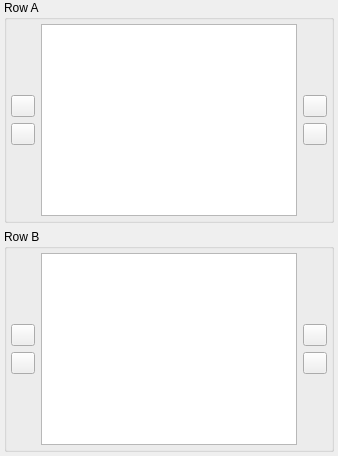
         <widget class="QWidget" name="newQSOAreaPage">
          <layout class="QVBoxLayout" name="verticalLayout_13">
           <property name="leftMargin">
            <number>4</number>
           </property>
           <property name="topMargin">
            <number>0</number>
           </property>
           <property name="rightMargin">
            <number>4</number>
           </property>
           <property name="bottomMargin">
            <number>4</number>
           </property>
           <item>
            <widget class="QGroupBox" name="qsoRowAGroupBox">
             <property name="title">
              <string>Row A</string>
             </property>
             <layout class="QHBoxLayout" name="horizontalLayout_4">
              <property name="leftMargin">
               <number>4</number>
              </property>
              <property name="topMargin">
               <number>4</number>
              </property>
              <property name="rightMargin">
               <number>4</number>
              </property>
              <property name="bottomMargin">
               <number>4</number>
              </property>
              <item>
               <layout class="QVBoxLayout" name="verticalLayout_5">
                <item>
                 <spacer name="verticalSpacer_4">
                  <property name="orientation">
                   <enum>Qt::Vertical</enum>
                  </property>
                  <property name="sizeHint" stdset="0">
                   <size>
                    <width>20</width>
                    <height>40</height>
                   </size>
                  </property>
                 </spacer>
                </item>
                <item>
                 <widget class="QPushButton" name="moveToQSORowAButton">
                  <property name="sizePolicy">
                   <sizepolicy hsizetype="Maximum" vsizetype="Fixed">
                    <horstretch>0</horstretch>
                    <verstretch>0</verstretch>
                   </sizepolicy>
                  </property>
                  <property name="maximumSize">
                   <size>
                    <width>24</width>
                    <height>24</height>
                   </size>
                  </property>
                  <property name="toolTip">
                   <string>Move selected fields from the Available Fields List to the Row A</string>
                  </property>
                  <property name="text">
                   <string notr="true"/>
                  </property>
                  <property name="icon">
                   <iconset resource="../res/icons/icons.qrc">
                    <normaloff>:/icons/baseline-play_arrow-24px.svg</normaloff>:/icons/baseline-play_arrow-24px.svg</iconset>
                  </property>
                 </widget>
                </item>
                <item>
                 <widget class="QPushButton" name="removeFromQSORowAButton">
                  <property name="sizePolicy">
                   <sizepolicy hsizetype="Maximum" vsizetype="Fixed">
                    <horstretch>0</horstretch>
                    <verstretch>0</verstretch>
                   </sizepolicy>
                  </property>
                  <property name="maximumSize">
                   <size>
                    <width>24</width>
                    <height>24</height>
                   </size>
                  </property>
                  <property name="toolTip">
                   <string>Remove selected field from the Row A</string>
                  </property>
                  <property name="text">
                   <string notr="true"/>
                  </property>
                  <property name="icon">
                   <iconset resource="../res/icons/icons.qrc">
                    <normaloff>:/icons/baseline-play_back-24px.svg</normaloff>:/icons/baseline-play_back-24px.svg</iconset>
                  </property>
                 </widget>
                </item>
                <item>
                 <spacer name="verticalSpacer_7">
                  <property name="orientation">
                   <enum>Qt::Vertical</enum>
                  </property>
                  <property name="sizeHint" stdset="0">
                   <size>
                    <width>20</width>
                    <height>40</height>
                   </size>
                  </property>
                 </spacer>
                </item>
               </layout>
              </item>
              <item>
               <widget class="QListView" name="qsoRowAFieldsListView">
                <property name="toolTip">
                 <string>List of fields in the first variable row</string>
                </property>
                <property name="editTriggers">
                 <set>QAbstractItemView::NoEditTriggers</set>
                </property>
                <property name="showDropIndicator" stdset="0">
                 <bool>false</bool>
                </property>
                <property name="verticalScrollMode">
                 <enum>QAbstractItemView::ScrollPerPixel</enum>
                </property>
                <property name="horizontalScrollMode">
                 <enum>QAbstractItemView::ScrollPerPixel</enum>
                </property>
               </widget>
              </item>
              <item>
               <layout class="QVBoxLayout" name="verticalLayout_3">
                <item>
                 <spacer name="verticalSpacer_6">
                  <property name="orientation">
                   <enum>Qt::Vertical</enum>
                  </property>
                  <property name="sizeHint" stdset="0">
                   <size>
                    <width>20</width>
                    <height>40</height>
                   </size>
                  </property>
                 </spacer>
                </item>
                <item>
                 <widget class="QPushButton" name="qsoRowAUpButton">
                  <property name="sizePolicy">
                   <sizepolicy hsizetype="Maximum" vsizetype="Fixed">
                    <horstretch>0</horstretch>
                    <verstretch>0</verstretch>
                   </sizepolicy>
                  </property>
                  <property name="maximumSize">
                   <size>
                    <width>24</width>
                    <height>24</height>
                   </size>
                  </property>
                  <property name="toolTip">
                   <string>Change the order. Move selected field up</string>
                  </property>
                  <property name="text">
                   <string notr="true"/>
                  </property>
                  <property name="icon">
                   <iconset resource="../res/icons/icons.qrc">
                    <normaloff>:/icons/baseline-play_up-24px.svg</normaloff>:/icons/baseline-play_up-24px.svg</iconset>
                  </property>
                 </widget>
                </item>
                <item>
                 <widget class="QPushButton" name="qsoRowADownButton">
                  <property name="sizePolicy">
                   <sizepolicy hsizetype="Maximum" vsizetype="Fixed">
                    <horstretch>0</horstretch>
                    <verstretch>0</verstretch>
                   </sizepolicy>
                  </property>
                  <property name="maximumSize">
                   <size>
                    <width>24</width>
                    <height>24</height>
                   </size>
                  </property>
                  <property name="toolTip">
                   <string>Change the order. Move selected field down</string>
                  </property>
                  <property name="text">
                   <string notr="true"/>
                  </property>
                  <property name="icon">
                   <iconset resource="../res/icons/icons.qrc">
                    <normaloff>:/icons/baseline-play_down-24px.svg</normaloff>:/icons/baseline-play_down-24px.svg</iconset>
                  </property>
                 </widget>
                </item>
                <item>
                 <spacer name="verticalSpacer_5">
                  <property name="orientation">
                   <enum>Qt::Vertical</enum>
                  </property>
                  <property name="sizeHint" stdset="0">
                   <size>
                    <width>20</width>
                    <height>40</height>
                   </size>
                  </property>
                 </spacer>
                </item>
               </layout>
              </item>
             </layout>
            </widget>
           </item>
           <item>
            <widget class="QGroupBox" name="qsoRowBGroupBox">
             <property name="title">
              <string>Row B</string>
             </property>
             <layout class="QHBoxLayout" name="horizontalLayout_5">
              <property name="spacing">
               <number>6</number>
              </property>
              <property name="leftMargin">
               <number>4</number>
              </property>
              <property name="topMargin">
               <number>4</number>
              </property>
              <property name="rightMargin">
               <number>4</number>
              </property>
              <property name="bottomMargin">
               <number>4</number>
              </property>
              <item>
               <layout class="QVBoxLayout" name="verticalLayout_4">
                <item>
                 <spacer name="verticalSpacer_8">
                  <property name="orientation">
                   <enum>Qt::Vertical</enum>
                  </property>
                  <property name="sizeHint" stdset="0">
                   <size>
                    <width>20</width>
                    <height>40</height>
                   </size>
                  </property>
                 </spacer>
                </item>
                <item>
                 <widget class="QPushButton" name="moveToQSORowBButton">
                  <property name="sizePolicy">
                   <sizepolicy hsizetype="Maximum" vsizetype="Fixed">
                    <horstretch>0</horstretch>
                    <verstretch>0</verstretch>
                   </sizepolicy>
                  </property>
                  <property name="maximumSize">
                   <size>
                    <width>24</width>
                    <height>24</height>
                   </size>
                  </property>
                  <property name="toolTip">
                   <string>Move selected fields from the Available Fields List to the Row B</string>
                  </property>
                  <property name="text">
                   <string notr="true"/>
                  </property>
                  <property name="icon">
                   <iconset resource="../res/icons/icons.qrc">
                    <normaloff>:/icons/baseline-play_arrow-24px.svg</normaloff>:/icons/baseline-play_arrow-24px.svg</iconset>
                  </property>
                 </widget>
                </item>
                <item>
                 <widget class="QPushButton" name="removeFromQSORowBButton">
                  <property name="sizePolicy">
                   <sizepolicy hsizetype="Maximum" vsizetype="Fixed">
                    <horstretch>0</horstretch>
                    <verstretch>0</verstretch>
                   </sizepolicy>
                  </property>
                  <property name="maximumSize">
                   <size>
                    <width>24</width>
                    <height>24</height>
                   </size>
                  </property>
                  <property name="toolTip">
                   <string>Remove selected field from the Row B</string>
                  </property>
                  <property name="text">
                   <string notr="true"/>
                  </property>
                  <property name="icon">
                   <iconset resource="../res/icons/icons.qrc">
                    <normaloff>:/icons/baseline-play_back-24px.svg</normaloff>:/icons/baseline-play_back-24px.svg</iconset>
                  </property>
                 </widget>
                </item>
                <item>
                 <spacer name="verticalSpacer_3">
                  <property name="orientation">
                   <enum>Qt::Vertical</enum>
                  </property>
                  <property name="sizeHint" stdset="0">
                   <size>
                    <width>20</width>
                    <height>40</height>
                   </size>
                  </property>
                 </spacer>
                </item>
               </layout>
              </item>
              <item>
               <widget class="QListView" name="qsoRowBFieldsListView">
                <property name="toolTip">
                 <string>List of fields in the second variable row</string>
                </property>
                <property name="editTriggers">
                 <set>QAbstractItemView::NoEditTriggers</set>
                </property>
                <property name="showDropIndicator" stdset="0">
                 <bool>false</bool>
                </property>
                <property name="verticalScrollMode">
                 <enum>QAbstractItemView::ScrollPerPixel</enum>
                </property>
                <property name="horizontalScrollMode">
                 <enum>QAbstractItemView::ScrollPerPixel</enum>
                </property>
               </widget>
              </item>
              <item>
               <layout class="QVBoxLayout" name="verticalLayout_6">
                <property name="rightMargin">
                 <number>0</number>
                </property>
                <item>
                 <spacer name="verticalSpacer_9">
                  <property name="orientation">
                   <enum>Qt::Vertical</enum>
                  </property>
                  <property name="sizeHint" stdset="0">
                   <size>
                    <width>20</width>
                    <height>40</height>
                   </size>
                  </property>
                 </spacer>
                </item>
                <item>
                 <widget class="QPushButton" name="qsoRowBUpButton">
                  <property name="sizePolicy">
                   <sizepolicy hsizetype="Maximum" vsizetype="Fixed">
                    <horstretch>0</horstretch>
                    <verstretch>0</verstretch>
                   </sizepolicy>
                  </property>
                  <property name="maximumSize">
                   <size>
                    <width>24</width>
                    <height>24</height>
                   </size>
                  </property>
                  <property name="toolTip">
                   <string>Change the order. Move selected field up</string>
                  </property>
                  <property name="text">
                   <string notr="true"/>
                  </property>
                  <property name="icon">
                   <iconset resource="../res/icons/icons.qrc">
                    <normaloff>:/icons/baseline-play_up-24px.svg</normaloff>:/icons/baseline-play_up-24px.svg</iconset>
                  </property>
                 </widget>
                </item>
                <item>
                 <widget class="QPushButton" name="qsoRowBDownButton">
                  <property name="sizePolicy">
                   <sizepolicy hsizetype="Maximum" vsizetype="Fixed">
                    <horstretch>0</horstretch>
                    <verstretch>0</verstretch>
                   </sizepolicy>
                  </property>
                  <property name="maximumSize">
                   <size>
                    <width>24</width>
                    <height>24</height>
                   </size>
                  </property>
                  <property name="toolTip">
                   <string>Change the order. Move selected field down</string>
                  </property>
                  <property name="text">
                   <string notr="true"/>
                  </property>
                  <property name="icon">
                   <iconset resource="../res/icons/icons.qrc">
                    <normaloff>:/icons/baseline-play_down-24px.svg</normaloff>:/icons/baseline-play_down-24px.svg</iconset>
                  </property>
                 </widget>
                </item>
                <item>
                 <spacer name="verticalSpacer_10">
                  <property name="orientation">
                   <enum>Qt::Vertical</enum>
                  </property>
                  <property name="sizeHint" stdset="0">
                   <size>
                    <width>20</width>
                    <height>40</height>
                   </size>
                  </property>
                 </spacer>
                </item>
               </layout>
              </item>
             </layout>
            </widget>
           </item>
          </layout>
         </widget>
